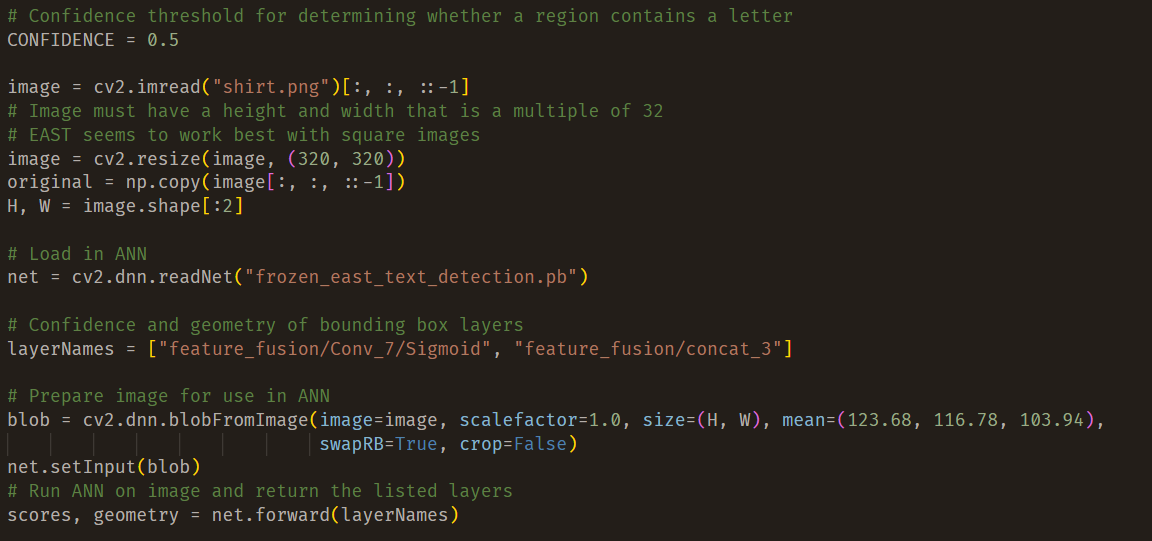
#> input picture Image Processing/images_with_text/code.png, 1152 x 541 px
$ python TesseractExample.py
#> lines starting #> are read from the running program, lines starting #| are printed output that depends on the picture
import pytesseract
from pytesseract import Output
import cv2

pytesseract.pytesseract.tesseract_cmd = 'C:\\Users\\DewittEvan\\AppData\\Local\\Programs\\Tesseract-OCR\\tesseract.exe'

img = cv2.imread("images_with_text/code.png")
#> img is the input picture: shape (541, 1152, 3); mean B, G, R 28.6, 34.8, 39.3
imgGray = cv2.imread("images_with_text/code.png", cv2.IMREAD_GRAYSCALE)
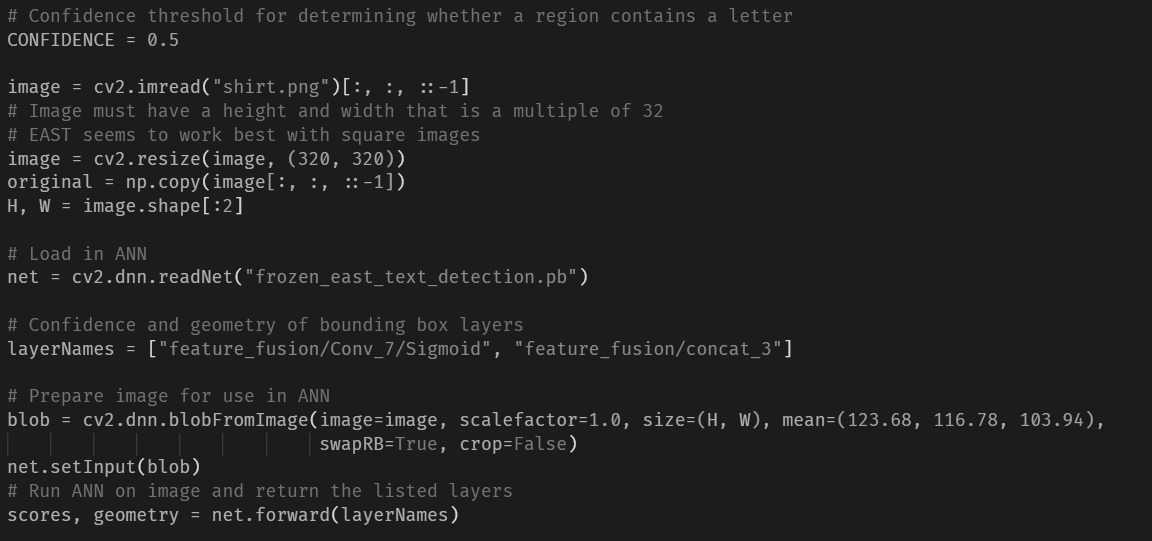
#> imgGray: shape (541, 1152); min 28, max 217, mean 32.9

imgGray[imgGray < 100] = 0
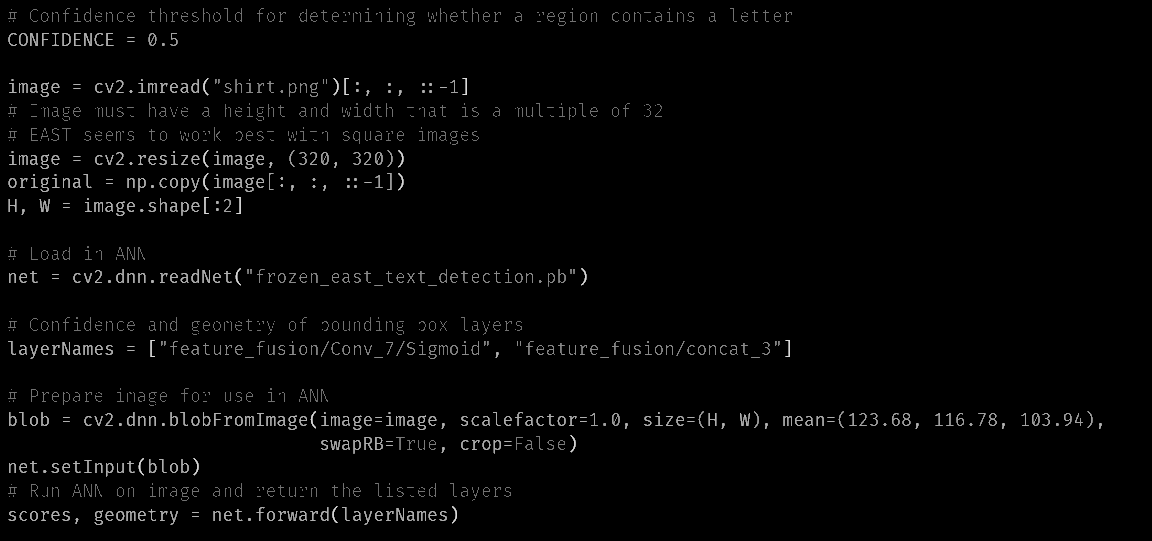
#> imgGray: shape (541, 1152); min 0, max 217, mean 4.7
imgGray[imgGray > 99] = 255
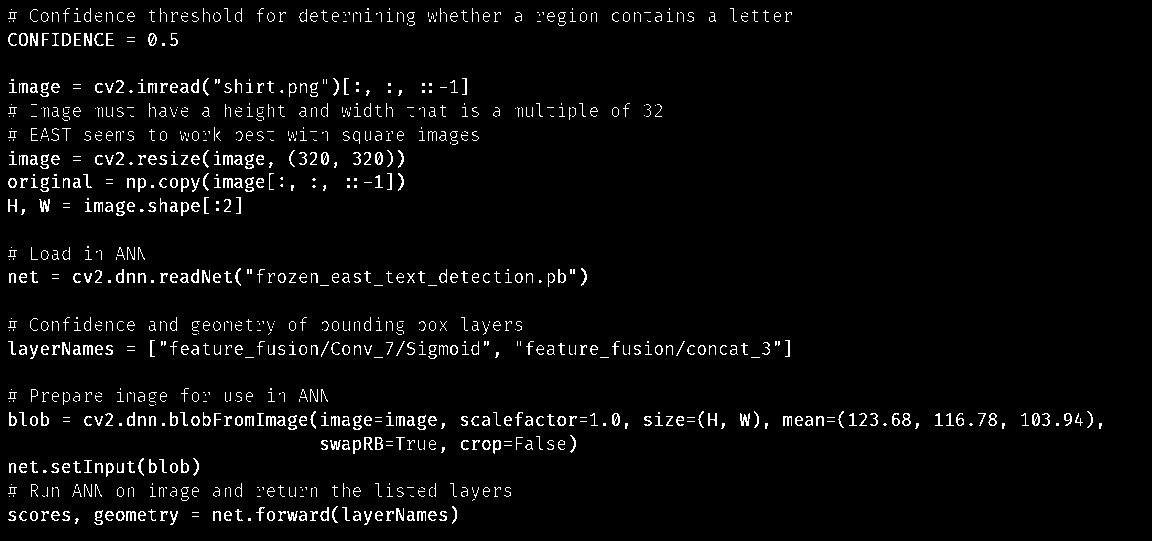
#> imgGray: shape (541, 1152); 3.4% white in thin lines or dots
cv2.imshow("adjusted", imgGray)
#print(pytesseract.image_to_string(imgGray, config="--psm 6"))
#> (the run stopped early here; a loop or call above may not have finished)
